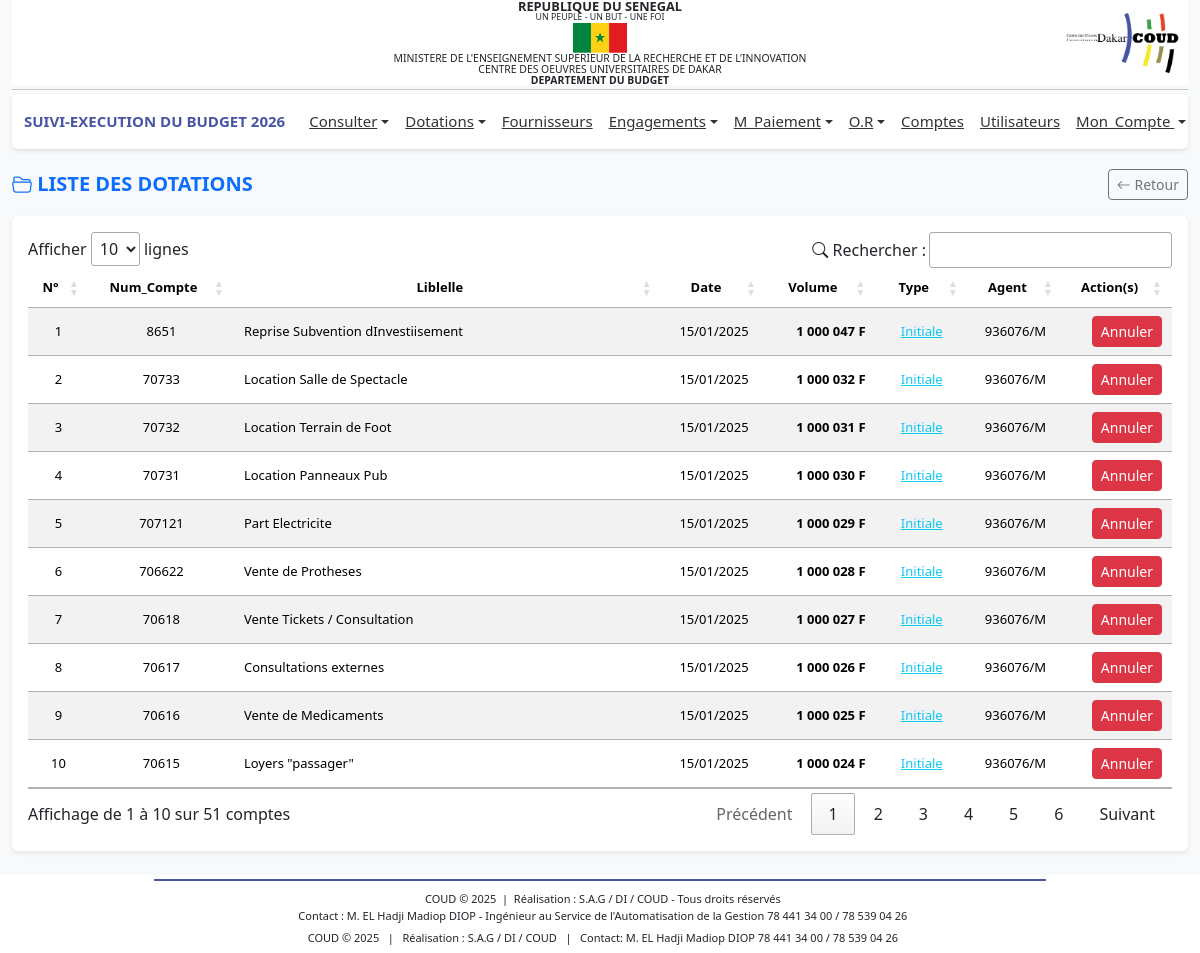
The app's page /profiles/dotations/liste_dotations.php (signed in) with its own data.
### tables this page shows
CREATE TABLE IF NOT EXISTS `bud_dotations` (
  `idDot` int NOT NULL AUTO_INCREMENT,
  `date` date DEFAULT NULL,
  `volume` decimal(13,2) DEFAULT NULL,
  `dateSys` datetime DEFAULT CURRENT_TIMESTAMP,
  `type` varchar(50) DEFAULT NULL,
  `an` year DEFAULT NULL,
  `idUser` int DEFAULT NULL,
  `idCompte` int DEFAULT NULL,
  PRIMARY KEY (`idDot`),
  KEY `idUser` (`idUser`),
  KEY `idCompte` (`idCompte`)
);

CREATE TABLE IF NOT EXISTS `bud_compte` (
  `idCompte` int NOT NULL AUTO_INCREMENT,
  `numCompte` varchar(100) DEFAULT NULL,
  `code` varchar(50) DEFAULT NULL,
  `dateSys` datetime DEFAULT CURRENT_TIMESTAMP,
  `libelle` varchar(255) DEFAULT NULL,
  `idCp` int DEFAULT NULL,
  PRIMARY KEY (`idCompte`),
  UNIQUE KEY `numCompte` (`numCompte`),
  KEY `idCp` (`idCp`)
);

CREATE TABLE IF NOT EXISTS `bud_users` (
  `idUser` int NOT NULL AUTO_INCREMENT,
  `nom` varchar(100) DEFAULT NULL,
  `log` varchar(100) DEFAULT NULL,
  `mdp` varchar(255) DEFAULT NULL,
  `email` varchar(100) DEFAULT NULL,
  `priv` varchar(100) DEFAULT NULL,
  `telephone` varchar(20) DEFAULT NULL,
  `sexe` varchar(15) DEFAULT NULL,
  `type_mdp` varchar(50) DEFAULT NULL,
  `statut` tinyint(1) NOT NULL DEFAULT '1',
  `date_sys` date NOT NULL,
  `an` varchar(10) DEFAULT NULL,
  PRIMARY KEY (`idUser`),
  UNIQUE KEY `log` (`log`),
  UNIQUE KEY `email` (`email`)
);

### includes/fonctions.php (called while the page is built, shortened)
<?php
function connexionBD()
{
    $connexion = mysqli_connect('localhost', 'root', '', 'budget_db_2024') or
        die('Serveur inaccessible. Merci de reessayer plus tard.');
    return $connexion;
}
$connexion = connexionBD();
function getAllDotations()
{
    global $connexion;
    $anneeEnCours = $_SESSION['an'];
    $query = "
        SELECT
            d.idDot,
            d.date,
            d.volume,
            d.dateSys,
            d.type,
            u.idUser,
            u.nom AS nomUser,
            u.log,
            u.email,
            c.idCompte,
            c.numCompte,
            c.libelle AS libelleCompte
        FROM bud_dotations d
        INNER JOIN bud_users u ON d.idUser = u.idUser
        INNER JOIN bud_compte c ON d.idCompte = c.idCompte
        WHERE d.an = '$anneeEnCours'
        ORDER BY d.dateSys DESC
    ";
    $result = $connexion->query($query);
    if ($result && $result->num_rows > 0) {
        return $result->fetch_all(MYSQLI_ASSOC);
    } else {
        return [];
    }
}
function isDotationUsed($idDotation)
{
    global $connexion;
    $query = '
        SELECT 1
        FROM bud_dotations d
        INNER JOIN bud_engagements e ON d.idCompte = e.idCompte
        WHERE d.idDot = ?
        LIMIT 1
    ';
    $stmt = $connexion->prepare($query);
    $stmt->bind_param('i', $idDotation);
    $stmt->execute();
    $stmt->store_result();
    return $stmt->num_rows > 0;
}
?>

### profiles/dotations/liste_dotations.php (the view, shortened to what this page needs)
<?php include '../../includes/fonctions.php';?>
<?php include '../../includes/header.php';?>
<link rel="stylesheet" href="https://cdn.datatables.net/1.13.6/css/jquery.dataTables.min.css">
<link rel="stylesheet" href="https://cdn.jsdelivr.net/npm/bootstrap-icons@1.11.3/font/bootstrap-icons.css">
<main class="container-fluid mt-3">
    <div class="d-flex justify-content-between align-items-center mb-3">
        <h5 class="mb-0 text-primary fw-bold">
            <i class="bi bi-folder2-open"></i> LISTE DES DOTATIONS
        </h5>
        <a href="javascript:history.back()" class="btn btn-outline-secondary btn-sm">
            <i class="bi bi-arrow-left"></i> Retour
        </a>
    </div>
    <div class="card shadow-sm border-0">
        <div class="card-body">
            <table id="tableComptes" class="table table-striped table-hover align-middle">
                <thead class="text-white" style="background-color: #4655a4;">
                    <tr>
                        <th>N°</th>
                        <th>Num_Compte</th>
                        <th>Liblelle</th>
                        <th>Date</th>
                        <th>Volume</th>
                        <th>Type</th>
                        <th>Agent</th>
                        <th>Action(s)</th>
                    </tr>
                </thead>
                <tbody>
                    <?php
                $dotations = getAllDotations();
                $n = 1;
                if (!empty($dotations)) :
                    foreach ($dotations as $dotation) : ?>
                    <tr>
                        <td><?= $n++; ?></td>
                        <td><?= $dotation['numCompte']; ?></td>
                        <td class="text-align-left libelle"><?= $dotation['libelleCompte']; ?></td>
                        <td><?= date('d/m/Y', strtotime($dotation['date'])); ?></td>
                        <td class="fw-bold somme"><?= number_format($dotation['volume'], 0, ',', ' '); ?> F</td>
                        <td>
                            <span
                                class="text-decoration-underline <?= ($dotation['type'] == 'initiale') ? 'text-info' : 'text-warning'; ?>">
                                <?= ucfirst($dotation['type']); ?>
                            </span>
                        </td>
                        <td><?= $dotation['log']; ?></td>
                        <td class="somme">
                            <?php if (!isDotationUsed($dotation['idDot'])): ?>
                            <a href="traitement_dot.php?suppr=<?= $dotation['idDot'] ?>" class="btn btn-sm btn-danger"
                                onclick="return confirm('Supprimer cette dotation ?')">
                                Annuler
                            </a>
                            <?php else: ?>
                            <span class="text-muted text-decoration-underline" title="Dotation utilisée">Annuler</span>
                            <?php endif; ?>
                        </td>
                    </tr>
                    <?php endforeach;?>
                    <?php endif; ?>
                </tbody>
            </table>
        </div>
    </div>
</main>
<?php include '../../includes/footer.php';?>
<link rel="stylesheet" href="https://cdn.datatables.net/buttons/2.4.2/css/buttons.dataTables.min.css">

### includes/header.php (style rules this page uses)
body { font-family: 'Segoe UI', Tahoma, sans-serif; background-color: #f8f9fa; margin: 0; display: flex; flex-direction: column; min-height: 100vh; }
main { flex: 1; }

### profiles/dotations/liste_dotations.php (style rules this page uses)
#tableComptes th, #tableComptes td { text-align: center !important; vertical-align: middle; font-size: 13px !important; }
#tableComptes .somme { text-align: right !important; }
#tableComptes .libelle { text-align: left !important; }

### records on screen
bud_dotations: idCompte.numCompte "8651", idCompte.libelle "Reprise Subvention dInvestiisement", date "15/01/2025", volume "1 000 047", type "Initiale", idUser.log "936076/M"
bud_dotations: idCompte.numCompte "70733", idCompte.libelle "Location Salle de Spectacle", date "15/01/2025", volume "1 000 032", type "Initiale", idUser.log "936076/M"
bud_dotations: idCompte.numCompte "70732", idCompte.libelle "Location Terrain de Foot", date "15/01/2025", volume "1 000 031", type "Initiale", idUser.log "936076/M"
bud_dotations: idCompte.numCompte "70731", idCompte.libelle "Location Panneaux Pub", date "15/01/2025", volume "1 000 030", type "Initiale", idUser.log "936076/M"
bud_dotations: idCompte.numCompte "707121", idCompte.libelle "Part Electricite", date "15/01/2025", volume "1 000 029", type "Initiale", idUser.log "936076/M"
bud_dotations: idCompte.numCompte "706622", idCompte.libelle "Vente de Protheses", date "15/01/2025", volume "1 000 028", type "Initiale", idUser.log "936076/M"
bud_dotations: idCompte.numCompte "70618", idCompte.libelle "Vente Tickets / Consultation", date "15/01/2025", volume "1 000 027", type "Initiale", idUser.log "936076/M"
bud_dotations: idCompte.numCompte "70617", idCompte.libelle "Consultations externes", date "15/01/2025", volume "1 000 026", type "Initiale", idUser.log "936076/M"
bud_dotations: idCompte.numCompte "70616", idCompte.libelle "Vente de Medicaments", date "15/01/2025", volume "1 000 025", type "Initiale", idUser.log "936076/M"
bud_dotations: idCompte.numCompte "70615", idCompte.libelle "Loyers \"passager\"", date "15/01/2025", volume "1 000 024", type "Initiale", idUser.log "936076/M"

### other values on screen
$_SESSION['an'] "2026"
